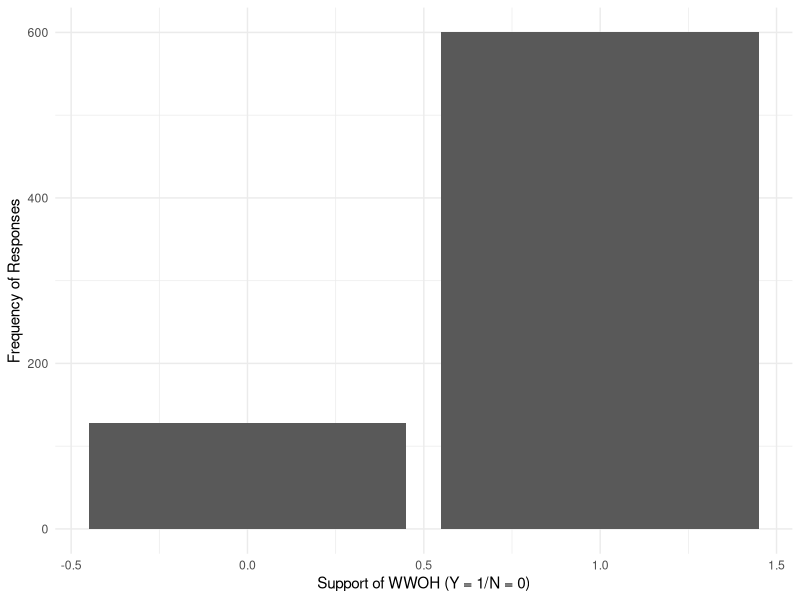
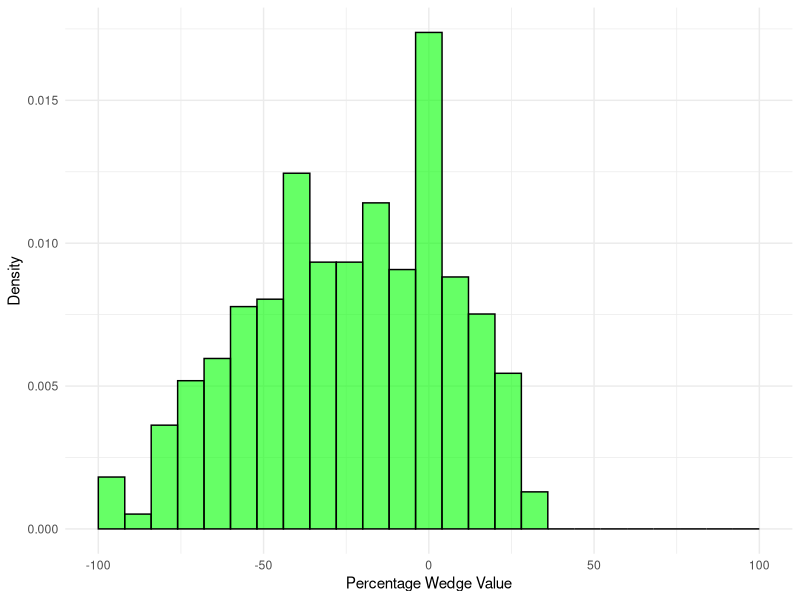

Source code (R) for these figures, in order: (Note: this script raises an error after producing the figures.)
## ---- chunk 1
#| include: false
#| warning: false
#| message: false

#install.packages("tidyverse")
#install.packages("here")
#install.packages("knitr")
#install.packages("kableExtra")
#install.packages("webshot")

library(here)
library(knitr)
library(tidyverse)
library(haven)
library(dplyr)
## ---- chunk 2
#| include: false
#| warning: false
#| message: false

#Acquiring cleaned data from output folder
online_cleaned <-
   read_csv(
    file = here("data/analysis_data/online_cleaned.csv"))
main_cleaned <-
  read_csv(
    file = here("data/analysis_data/main_cleaned.csv"))
follow_cleaned <-
  read_csv(
    file = here("data/analysis_data/follow_cleaned.csv"))
sec_cleaned <-
   read_csv(
    file = here("data/analysis_data/sec_cleaned.csv"))

## ---- chunk 3
#| echo: false
#| label: tbl-samplemain
#| tbl-cap: Sample of Cleaned Main Experiment Data of Saudi Arabian Men on WWOH
main_cleaned |> slice(1:5) |> kable()

## ---- chunk 4
#| echo: false
#| label: fig-wwoh
#| fig-cap: Support of Young Married Men in Saudi Arabia of WWOH

online_cleaned |> 
  ggplot(aes(x = c_outside_self)) +
  geom_bar() +
  theme_minimal() +
  labs(x = "Support of WWOH (Y = 1/N = 0)", y = "Frequency of Responses" )

## ---- chunk 5
#| echo: false
#| label: tbl-summ
#| tbl-cap: Summary Statistics on Men Who Participated in the Main Experiment
summary_stats <- main_cleaned |>
  group_by(condition2) |>
  summarize(
    Observations = n(),
    Age = mean(age, na.rm =TRUE),
    Children = mean(children, na.rm = TRUE),
    "College(%" = sum(college_deg, na.rm = TRUE)/n()*100,
    "Employed(%)" = sum(employed_now, na.rm = TRUE)/n()*100,
  ) |>
  bind_rows()|>
  mutate(group = c("Control", "Treatment"))

summary_stats |> kable()

summary_all <- main_cleaned |>
  summarize(
    Total = n(),
    Age = mean(age, na.rm =TRUE),
    Children = mean(children, na.rm = TRUE),
    "College" = sum(college_deg, na.rm = TRUE)/n()*100,
    "Employed(%)" = sum(employed_now, na.rm = TRUE)/n()*100)
    
summary_all |> kable()

## ---- chunk 6
#| echo: false
#| label: fig-time
#| fig-cap: Density Histogram of Percentage Wedge on Difference Between Beliefs and Actual Calculation
histogram <- main_cleaned |>
  mutate(percentage_wedge = outside_wedge/30*100)

p <- ggplot(histogram, aes(x = percentage_wedge)) + 
  geom_histogram(aes(y = after_stat(density)), binwidth = 8, fill = "green", alpha = 0.6, color = "black") + 
  labs(
    x = "Percentage Wedge Value",
    y = "Density") + 
  theme_minimal() +
  theme(plot.caption = element_text(hjust = 0, face = "italic", size = 10),
        plot.caption.position = "plot") +
  scale_x_continuous(limits = c(-100, 100))
print(p)

## ---- chunk 7
#| echo: false
#| label: tbl-empl
#| tbl-cap: Employment Difference of Wives between Two Surveys Three Months Apart
#| tbl-subcap: ["Treatment", "Control"]
#| layout-ncol: 2

follow_cleaned |> filter(condition2==1) |>
  count(emply_prev, emply_now) |> kable()

follow_cleaned |> filter(condition2==0) |>
  count(emply_prev, emply_now) |> kable()

## ---- chunk 8
#| echo: false
#| label: fig-educ
#| fig-cap: Graph on the impact of education on supporting WWOH

main_cleaned <- mainexp_raw_data |> clean_names() |> 
  na.omit(age)|> mutate(
  age_groups = case_when(
  age <= 23 ~ 1,
  age >= 30 ~ 3,
  TRUE ~ 2)) |> filter(married == 1)

eduimpact <- main_cleaned |> mutate(support = ifelse(
  outside_self == 1, "support", "oppose")) |>
  mutate(edu_words = case_when(
    
  ))

eduimpact |>
  ggplot(mapping = aes(x = education, fill = support)) +
  geom_bar() +
  labs(x = "Age group", y = "Number of observations", fill = "Vote") +
  theme(legend.position = "bottom")

## ---- chunk 9
#| echo: false
#| label: fig-diss
#| fig-cap: Frequency of WWOH Discussions for Participants in Survey

chart <- sec_cleaned |>
  mutate(freq = case_when(
    discuss_freq == 1 ~ "Very Often",
    discuss_freq == 2 ~ "Often",
    discuss_freq == 3 ~ "Sometimes",
    discuss_freq == 4 ~ "Rarely",
    discuss_freq == 5 ~ "Very Rarely"))

chart |>
  ggplot(mapping = aes(x = freq)) +
  geom_bar() +
  theme_minimal() +
  labs(x = "Age group", y = "Number of observations")
